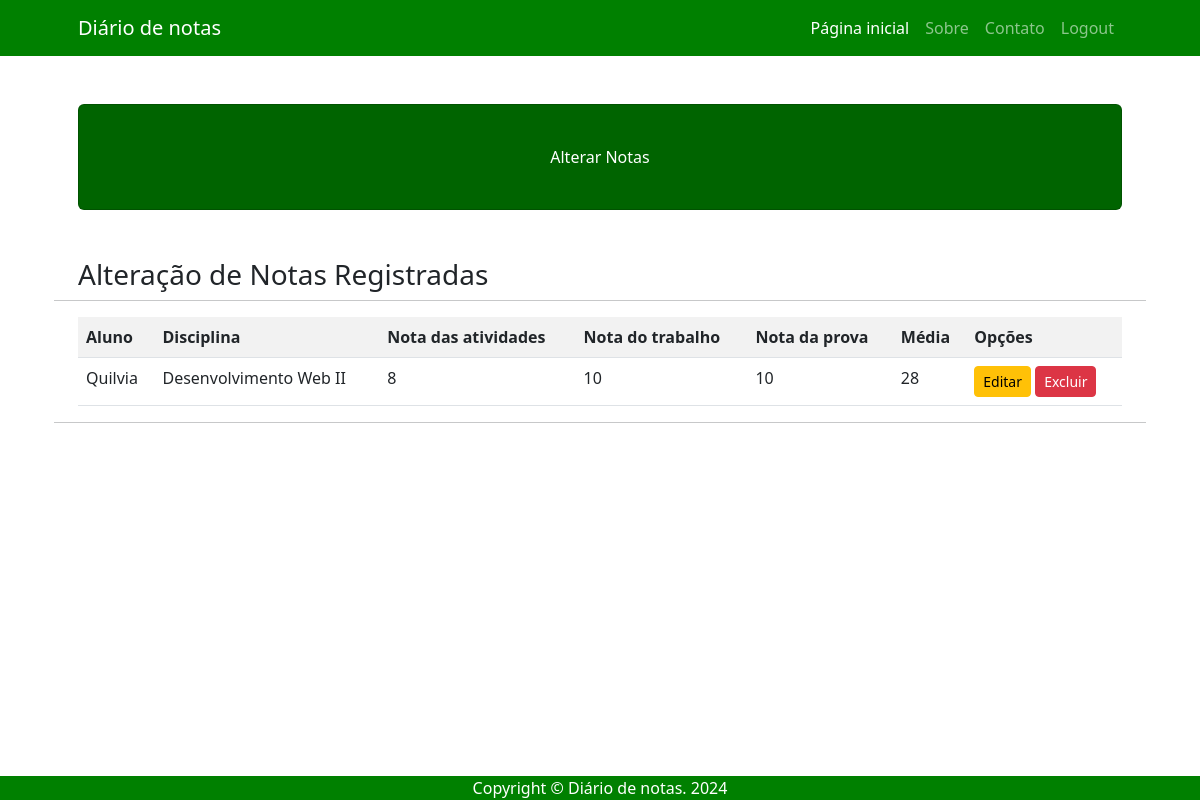
Before: /alterar/ (signed in) with the older database file.
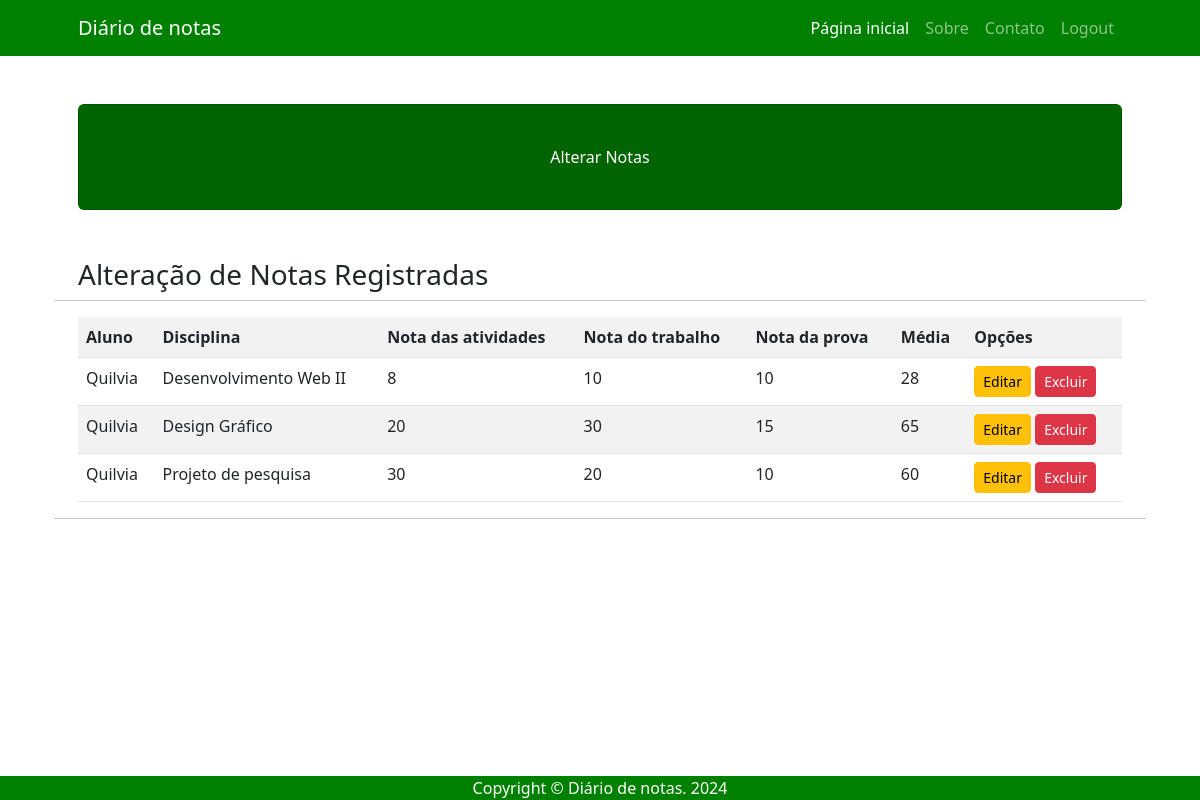
After: the same page with the newer database file.
### usuarios/models.py (models this page shows)
class Nota(models.Model):
    nome_aluno = models.CharField(max_length = 200)
    disciplina = models.CharField(max_length = 200)
    nota_atividades = models.IntegerField(default = 0)
    nota_trabalho = models.IntegerField(default = 0)
    nota_prova = models.IntegerField(default = 0)
    media = models.IntegerField(blank = True, default = 0)

### usuarios/views.py (the view)
# urls.py: path('alterar/', views.alterar, name = 'alterar' ),
def alterar(request):
    if request.method == "GET":
        if request.user.is_authenticated:
           lista_notas = Nota.objects.all()
           dicionario_notas = {'lista_notas':lista_notas}
           return render(request, 'usuarios/alterar.html', dicionario_notas)
        else:
           return HttpResponse("Faça o login para acessar!")

### usuarios/templates/usuarios/alterar.html (shortened to what this page needs)
{% extends 'usuarios/base.html' %}
{% block titulo %}Alterar Notas{% endblock %}
{%block conteudo %}
<h3>Alteração de Notas Registradas</h3>
<hr>
<div class="table-responsive">
    <table class="table table-striped">
        <tr>
            <th>Aluno</th>
            <th>Disciplina</th>
            <th>Nota das atividades</th>
            <th>Nota do trabalho</th>
            <th>Nota da prova</th>
            <th>Média</th>
            <th>Opções</th>
        </tr>
        {% for campo in lista_notas %}
        <tr>
            <td>{{user.first_name}}</td>
            <td>{{campo.disciplina}}</td>
            <td>{{campo.nota_atividades}}</td>
            <td>{{campo.nota_trabalho}}</td>
            <td>{{campo.nota_prova}}</td>
            <td>{{campo.media}}</td>
            <td>
                <a href = "{% url 'editar_verificacao' campo.pk %}" class = "btn btn-warning btn-sm">Editar</a>
                <a href = "{% url 'excluir_verificacao' campo.pk %}" class = "btn btn-danger btn-sm">Excluir</a>
            </td>
        </tr>
        {% empty %}
            <tr>
                <td colspan="6">Nenhum registro encontrado.</td>
            </tr>
        {% endfor %}
    </table>
</div>
<hr>
{% endblock %}

### usuarios/templates/usuarios/base.html (shortened to what this page needs)
{% load static %}
<!DOCTYPE html>
<html lang="pt-br">
<head>
    <link href="{% static 'css/bootstrap.min.css' %}" rel="stylesheet">
</head>
<body>
    <nav class="navbar navbar-expand-lg navbar-dark" style = "background-color: #008000;">
        <div class="container px-5">
            <a class="navbar-brand" href="{% url 'home' %}">Diário de notas</a>
            <div class="collapse navbar-collapse" id="navbarSupportedContent">
                <ul class="navbar-nav ms-auto mb-2 mb-lg-0">
                    <li class="nav-item"><a class="nav-link active" aria-current="page" href="{% url 'home' %}">Página inicial</a></li>
                    <li class="nav-item"><a class="nav-link" href="#!">Sobre</a></li>
                    <li class="nav-item"><a class="nav-link" href="#!">Contato</a></li>
                    <li class="nav-item"><a class="nav-link" href="{% url 'logout' %}">Logout</a></li>
                </ul>
            </div>
        </div>
    </nav>
    <div class="container px-4 px-lg-5">
        <div class="card text-white my-5 py-4 text-center" style = "background-color: #006400;">
            <div class="card-body"><p class="text-white m-0">{% block titulo %}Seja bem-vindo(a) ao portal de notas. Aqui você encontrará todos os dados das suas disciplinas.{% endblock %}</p></div>
        </div>
        <div class="row gx-4 gx-lg-5">
            {% block conteudo %}{% endblock %}
        </div>
    </div>
    <footer class="fixed-bottom" style="background-color: #008000;">
        <div class="container px-4 px-lg-5"><p class="m-0 text-center text-white">Copyright &copy; Diário de notas. 2024</p></div>
    </footer>
</body>
</html>

Changed rows visible on the page:
added Nota: {{ user.first_name }} "Quilvia", disciplina "Design Gráfico", nota_atividades "20", nota_trabalho "30", nota_prova "15", media "65"
added Nota: {{ user.first_name }} "Quilvia", disciplina "Projeto de pesquisa", nota_atividades "30", nota_trabalho "20", nota_prova "10", media "60"
